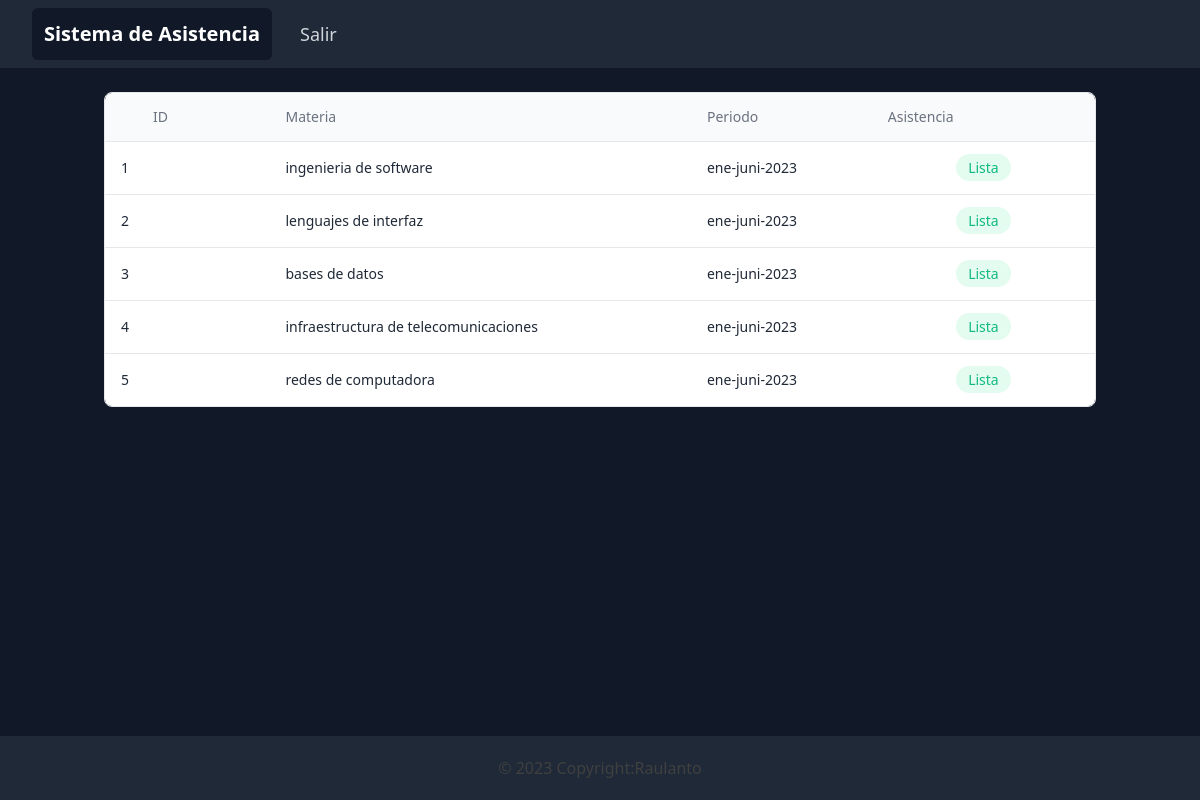
Page /panelMateriasAsistencia.php?ID=6 (signed in) on the committed database.
### tables this page shows
CREATE TABLE `grupo`  (
  `ID` int NOT NULL AUTO_INCREMENT,
  `clave` varchar(10) NOT NULL,
  `fk_materia` int NULL DEFAULT NULL,
  `fk_maestro` int NULL DEFAULT NULL,
  `fk_periodo` int NULL DEFAULT NULL,
  `fk_carrera` int NULL DEFAULT NULL,
  PRIMARY KEY (`ID`) USING BTREE,
  INDEX `fk_materia`(`fk_materia`) USING BTREE,
  INDEX `fk_maestro`(`fk_maestro`) USING BTREE,
  INDEX `fk_periodo`(`fk_periodo`) USING BTREE,
  INDEX `fk_carrera`(`fk_carrera`) USING BTREE,
  CONSTRAINT `fk_carrera` FOREIGN KEY (`fk_carrera`) REFERENCES `carrera` (`ID`) ON DELETE RESTRICT ON UPDATE RESTRICT,
  CONSTRAINT `fk_maestro` FOREIGN KEY (`fk_maestro`) REFERENCES `maestro` (`ID`) ON DELETE RESTRICT ON UPDATE RESTRICT,
  CONSTRAINT `fk_materia` FOREIGN KEY (`fk_materia`) REFERENCES `materia` (`ID`) ON DELETE RESTRICT ON UPDATE RESTRICT,
  CONSTRAINT `fk_periodo` FOREIGN KEY (`fk_periodo`) REFERENCES `periodo` (`ID`) ON DELETE RESTRICT ON UPDATE RESTRICT
);

CREATE TABLE `materia`  (
  `ID` int NOT NULL AUTO_INCREMENT,
  `nombre` varchar(255) NOT NULL,
  `clave` varchar(20) NOT NULL,
  PRIMARY KEY (`ID`) USING BTREE
);

CREATE TABLE `periodo`  (
  `ID` int NOT NULL AUTO_INCREMENT,
  `nombre` varchar(255) NOT NULL,
  `clave` varchar(50) NOT NULL,
  `estatus` tinyint NULL DEFAULT NULL,
  PRIMARY KEY (`ID`) USING BTREE
);

### panelMateriasAsistencia.php (the view, shortened to what this page needs)
<!DOCTYPE html>
<html lang="es">
<head>
    <script src="https://cdn.tailwindcss.com"></script>
</head>
<body class="bg-gray-900">
    <header>
        <nav class="bg-gray-800 ">
            <div class="hidden sm:ml-6 sm:block p-2">
                <div class="flex space-x-4">
                    <a href="#"
                        class="bg-gray-900 text-white rounded-md p-3 text-xl font-bold hover:bg-gray-700 hover:text-white	"
                        aria-current="page">Sistema de Asistencia </a>
                    <a href="close.php"
                        class="text-gray-300 hover:bg-gray-700 hover:text-white rounded-md p-3 text-lg font-medium">Salir</a>
                </div>
            </div>
        </nav>
    </header>
    <main class="container m-auto text-center">
        <?php
        require_once ('BD/conection.php');
        if (isset($_GET['ID'])) {
            $ID = $_GET['ID'];
            $results = "select g.ID,g.clave,m.nombre as 'materia',p.nombre 'periodo',c.nombre as 'carrera' from grupo g
            inner join materia m on g.fk_materia=m.ID
            inner join periodo p on g.fk_periodo=p.ID
            inner join carrera c on g.fk_carrera=c.ID WHERE g.fk_maestro='$ID'";
            $resultados= mysqli_query($conexion, $results);
        } else {
            echo "El parámetro ID no está definido";
        }
    ?>
        <section class="container px-4 mx-auto">
            <div class="flex flex-col mt-6">
                <div class="-mx-4 -my-2 overflow-x-auto sm:-mx-6 lg:-mx-8">
                    <div class="inline-block min-w-full py-2 align-middle md:px-6 lg:px-8">
                        <div class="overflow-hidden border border-gray-200 dark:border-gray-700 md:rounded-lg">
                            <table class="min-w-full divide-y divide-gray-200 dark:divide-gray-700">
                                <thead class="bg-gray-50 dark:bg-gray-800">
                                    <tr>
                                        <th scope="col"
                                            class="px-12 py-3.5 text-sm font-normal text-left rtl:text-right text-gray-500 dark:text-gray-400">
                                            ID
                                        </th>
                                        <th scope="col"
                                            class="px-4 py-3.5 text-sm font-normal text-left rtl:text-right text-gray-500 dark:text-gray-400">
                                            Materia</th>
                                        <th scope="col"
                                            class="px-4 py-3.5 text-sm font-normal text-left rtl:text-right text-gray-500 dark:text-gray-400">
                                            Periodo</th>
                                        <th scope="col"
                                            class="px-4 py-3.5 text-sm font-normal text-left rtl:text-right text-gray-500 dark:text-gray-400">
                                            Asistencia</th>
                                    </tr>
                                </thead>
                                <tbody class="bg-white divide-y divide-gray-200 dark:divide-gray-700 dark:bg-gray-900">
                                    <tr>
                                        <?php
while ($columna = mysqli_fetch_array($resultados)) {
            echo '<td class="px-4 py-4 text-sm font-medium whitespace-nowrap">
                <div>
                    <h2 class="text-left font-medium text-gray-800 dark:text-white">' . $columna['ID'] . '</h2>
                </div>
            </td>
            </td>
            <td class="px-4 py-4 text-sm font-medium whitespace-nowrap">
                <div>
                    <h2 class="text-left font-medium text-gray-800 dark:text-white">' . $columna['materia'] . '</h2>
                </div>
            </td>
            <td class="px-4 py-4 text-sm font-medium whitespace-nowrap">
                <div>
                    <h2 class="text-left font-medium text-gray-800 dark:text-white">' . $columna['periodo'] . '</h2>
                </div>
            </td>
        <td class="px-12 py-4 text-sm font-medium whitespace-nowrap">
            <div class="inline px-3 py-1 text-sm font-normal rounded-full text-emerald-500 gap-x-2 bg-emerald-100/60 dark:bg-gray-800 hover:dark:bg-gray-700 ">
                <a href="panelAsistencia.php?ID=' . $columna['ID'] . '">Lista</a>
            </div>
        </td>';
    ?>
                                    </tr>
                                    <?php }?>
                                </tbody>
                            </table>
                        </div>
                    </div>
                </div>
            </div>
        </section>
    </main>
    <footer class="flex justify-center m-auto bg-gray-800 text-center h-16 fixed bottom-0 left-0 right-0  ">
        <div class=" self-center placeholder:p-4 text-center text-neutral-700 dark:text-neutral-200">
            <a class=" dark:text-neutral-200 " href="">© 2023 Copyright:Raulanto</a>
        </div>
    </footer>
</body>
</html>

### rows in the picture
grupo: ID "1", fk_materia.nombre "ingenieria de software", fk_periodo.nombre "ene-juni-2023"
grupo: ID "2", fk_materia.nombre "lenguajes de interfaz", fk_periodo.nombre "ene-juni-2023"
grupo: ID "3", fk_materia.nombre "bases de datos", fk_periodo.nombre "ene-juni-2023"
grupo: ID "4", fk_materia.nombre "infraestructura de telecomunicaciones", fk_periodo.nombre "ene-juni-2023"
grupo: ID "5", fk_materia.nombre "redes de computadora", fk_periodo.nombre "ene-juni-2023"
